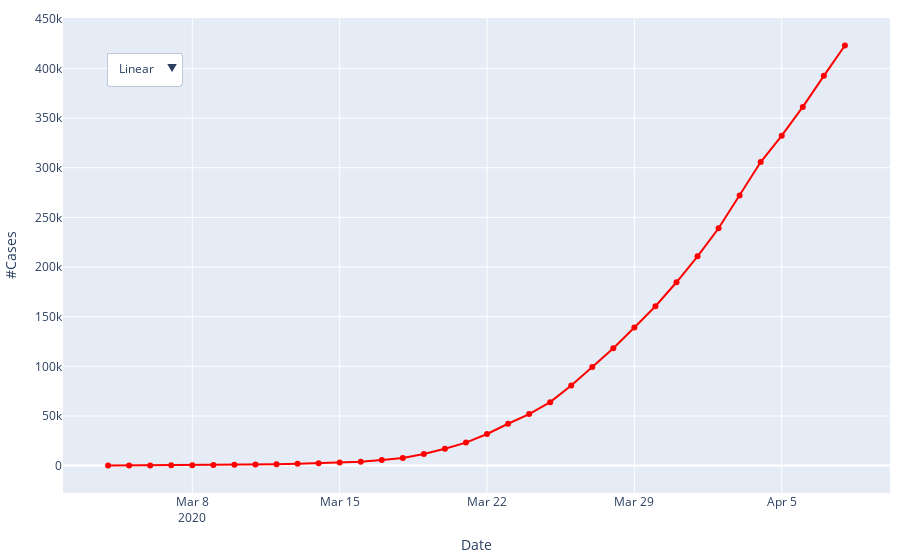

Notebook code for this chart:
### Markdown cell above
Now we will start using plotly to make interactive plots we can show on a web site. For this first one, we will show the same time-series data, but in one plot with a dropdown menu that lets you select log or linear y axis. Ironically, *these plotly graphs will not show* when you are viewing this notebook in Github you need to run it in interactive mode.

### Code cell
# Plot in plotly with dropdown to select log vs linear
fig_time_dropit = go.Figure()
fig_time_dropit.add_trace(go.Scatter(x = covid_time['date'], y = covid_time['cases'],
                    mode='lines+markers',
                    name='Covid over Time',
                    line_color='red'))

fig_time_dropit.update_layout(
    updatemenus=[
        dict(
            buttons=list([
                dict(label="Linear",
                    method="update",
                    args = [{'title': 'Linear scale'},
                            {'yaxis': {'type': 'linear'}}] ),
                dict(label="Log",
                    method="update",
                    args = [{'title': 'Log scale'},
                            {'yaxis': {'type': 'log'}}] )
            ]),
            direction="down",
            pad={"l": 10, "b": 10, "r": 10, "t": 10},
            showactive=True,
            x=0.04,
            xanchor="left",
            y=0.95,
            yanchor="top"),
    ],
    xaxis_title = "Date",
    yaxis_title = "#Cases",
    margin=dict(
        l=10,
        r=10,
        b=10,
        t=10,
        pad=0
    ),
)
fig_time_dropit.show()

### Figure 1 — Plotly figure (JSON) as saved in the notebook; plotly's stock layout.template omitted (floating-point values rounded to 4 significant figures)
{"data": [{"line": {"color": "red"}, "mode": "lines+markers", "name": "Covid over Time", "type": "scatter", "x": ["2020-03-04T00:00:00", "2020-03-05T00:00:00", "2020-03-06T00:00:00", "2020-03-07T00:00:00", "2020-03-08T00:00:00", "2020-03-09T00:00:00", "2020-03-10T00:00:00", "2020-03-11T00:00:00", "2020-03-12T00:00:00", "2020-03-13T00:00:00", "2020-03-14T00:00:00", "2020-03-15T00:00:00", "2020-03-16T00:00:00", "2020-03-17T00:00:00", "2020-03-18T00:00:00", "2020-03-19T00:00:00", "2020-03-20T00:00:00", "2020-03-21T00:00:00", "2020-03-22T00:00:00", "2020-03-23T00:00:00", "2020-03-24T00:00:00", "2020-03-25T00:00:00", "2020-03-26T00:00:00", "2020-03-27T00:00:00", "2020-03-28T00:00:00", "2020-03-29T00:00:00", "2020-03-30T00:00:00", "2020-03-31T00:00:00", "2020-04-01T00:00:00", "2020-04-02T00:00:00", "2020-04-03T00:00:00", "2020-04-04T00:00:00", "2020-04-05T00:00:00", "2020-04-06T00:00:00", "2020-04-07T00:00:00", "2020-04-08T00:00:00"], "y": [118, 176, 223, 341, 417, 584, 778, 1054, 1315, 1922, 2450, 3173, 4019, 5722, 7730, 11719, 17033, 23197, 31879, 42152, 51954, 63928, 80735, 99413, 118234, 139061, 160530, 184683, 210816, 239099, 271988, 305755, 332308, 361331, 392594, 423164]}], "layout": {"margin": {"b": 10, "l": 10, "pad": 0, "r": 10, "t": 10}, "updatemenus": [{"buttons": [{"args": [{"title": "Linear scale"}, {"yaxis": {"type": "linear"}}], "label": "Linear", "method": "update"}, {"args": [{"title": "Log scale"}, {"yaxis": {"type": "log"}}], "label": "Log", "method": "update"}], "direction": "down", "pad": {"b": 10, "l": 10, "r": 10, "t": 10}, "showactive": true, "x": 0.04, "xanchor": "left", "y": 0.95, "yanchor": "top"}], "xaxis": {"title": {"text": "Date"}}, "yaxis": {"title": {"text": "#Cases"}}}}
